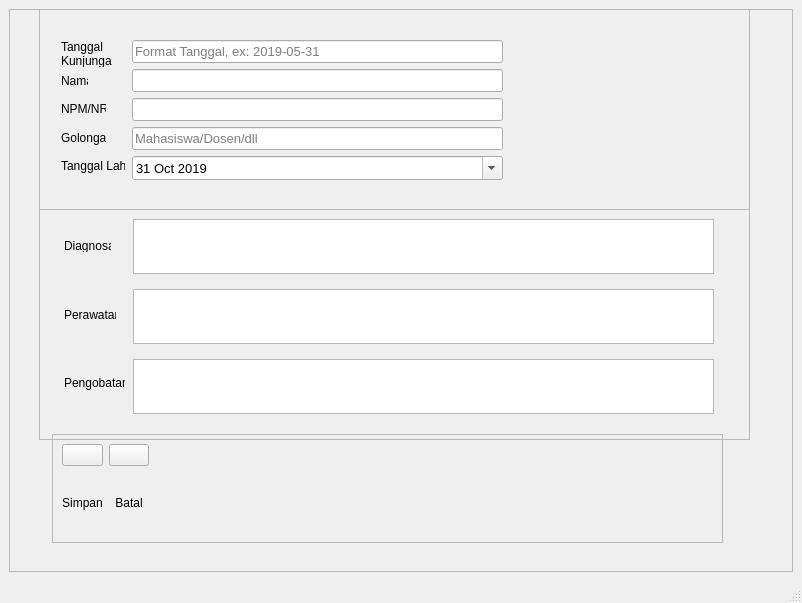
<?xml version="1.0" encoding="UTF-8"?>
<ui version="4.0">
 <class>MainWindow</class>
 <widget class="QMainWindow" name="MainWindow">
  <property name="geometry">
   <rect>
    <x>0</x>
    <y>0</y>
    <width>802</width>
    <height>603</height>
   </rect>
  </property>
  <property name="windowTitle">
   <string>MainWindow</string>
  </property>
  <widget class="QWidget" name="centralwidget">
   <layout class="QGridLayout" name="gridLayout">
    <item row="0" column="0">
     <widget class="QFrame" name="frame">
      <property name="frameShape">
       <enum>QFrame::StyledPanel</enum>
      </property>
      <property name="frameShadow">
       <enum>QFrame::Raised</enum>
      </property>
      <widget class="QFrame" name="frame_2">
       <property name="geometry">
        <rect>
         <x>43</x>
         <y>425</y>
         <width>671</width>
         <height>109</height>
        </rect>
       </property>
       <property name="frameShape">
        <enum>QFrame::StyledPanel</enum>
       </property>
       <property name="frameShadow">
        <enum>QFrame::Raised</enum>
       </property>
       <layout class="QGridLayout" name="gridLayout_2">
        <item row="0" column="2">
         <spacer name="horizontalSpacer">
          <property name="orientation">
           <enum>Qt::Horizontal</enum>
          </property>
          <property name="sizeHint" stdset="0">
           <size>
            <width>270</width>
            <height>20</height>
           </size>
          </property>
         </spacer>
        </item>
        <item row="0" column="0">
         <layout class="QVBoxLayout" name="verticalLayout_3">
          <item>
           <widget class="QPushButton" name="pushButton">
            <property name="text">
             <string/>
            </property>
            <property name="icon">
             <iconset resource="img_rsc.qrc">
              <normaloff>:/images/img/centang.png</normaloff>:/images/img/centang.png</iconset>
            </property>
            <property name="iconSize">
             <size>
              <width>60</width>
              <height>60</height>
             </size>
            </property>
           </widget>
          </item>
          <item>
           <widget class="QLabel" name="label_3">
            <property name="text">
             <string>Simpan</string>
            </property>
            <property name="alignment">
             <set>Qt::AlignCenter</set>
            </property>
           </widget>
          </item>
         </layout>
        </item>
        <item row="0" column="1">
         <layout class="QVBoxLayout" name="verticalLayout_2">
          <item>
           <widget class="QPushButton" name="pushButton_2">
            <property name="text">
             <string/>
            </property>
            <property name="icon">
             <iconset resource="img_rsc.qrc">
              <normaloff>:/images/img/silang.png</normaloff>:/images/img/silang.png</iconset>
            </property>
            <property name="iconSize">
             <size>
              <width>60</width>
              <height>60</height>
             </size>
            </property>
           </widget>
          </item>
          <item>
           <widget class="QLabel" name="label_8">
            <property name="text">
             <string>Batal</string>
            </property>
            <property name="alignment">
             <set>Qt::AlignCenter</set>
            </property>
           </widget>
          </item>
         </layout>
        </item>
       </layout>
      </widget>
      <widget class="QFrame" name="frame_3">
       <property name="geometry">
        <rect>
         <x>30</x>
         <y>-10</y>
         <width>711</width>
         <height>211</height>
        </rect>
       </property>
       <property name="inputMethodHints">
        <set>Qt::ImhNone</set>
       </property>
       <property name="frameShape">
        <enum>QFrame::StyledPanel</enum>
       </property>
       <property name="frameShadow">
        <enum>QFrame::Raised</enum>
       </property>
       <widget class="QWidget" name="layoutWidget">
        <property name="geometry">
         <rect>
          <x>93</x>
          <y>41</y>
          <width>371</width>
          <height>142</height>
         </rect>
        </property>
        <layout class="QVBoxLayout" name="verticalLayout">
         <item>
          <widget class="QLineEdit" name="lineEdit_3">
           <property name="font">
            <font>
             <pointsize>10</pointsize>
            </font>
           </property>
           <property name="placeholderText">
            <string>Format Tanggal, ex: 2019-05-31</string>
           </property>
          </widget>
         </item>
         <item>
          <widget class="QLineEdit" name="lineEdit">
           <property name="font">
            <font>
             <pointsize>10</pointsize>
            </font>
           </property>
          </widget>
         </item>
         <item>
          <widget class="QLineEdit" name="lineEdit_2">
           <property name="font">
            <font>
             <pointsize>10</pointsize>
            </font>
           </property>
           <property name="inputMethodHints">
            <set>Qt::ImhDialableCharactersOnly|Qt::ImhFormattedNumbersOnly|Qt::ImhPreferNumbers</set>
           </property>
           <property name="inputMask">
            <string>009</string>
           </property>
           <property name="text">
            <string/>
           </property>
           <property name="maxLength">
            <number>3</number>
           </property>
           <property name="clearButtonEnabled">
            <bool>false</bool>
           </property>
          </widget>
         </item>
         <item>
          <widget class="QLineEdit" name="lineEdit_7">
           <property name="font">
            <font>
             <pointsize>10</pointsize>
            </font>
           </property>
           <property name="placeholderText">
            <string>Mahasiswa/Dosen/dll</string>
           </property>
          </widget>
         </item>
         <item>
          <widget class="QDateEdit" name="dateEdit">
           <property name="font">
            <font>
             <pointsize>10</pointsize>
            </font>
           </property>
           <property name="autoFillBackground">
            <bool>false</bool>
           </property>
           <property name="calendarPopup">
            <bool>true</bool>
           </property>
           <property name="timeSpec">
            <enum>Qt::LocalTime</enum>
           </property>
           <property name="date">
            <date>
             <year>2019</year>
             <month>10</month>
             <day>31</day>
            </date>
           </property>
          </widget>
         </item>
        </layout>
       </widget>
       <widget class="QLabel" name="label_11">
        <property name="geometry">
         <rect>
          <x>22</x>
          <y>42</y>
          <width>51</width>
          <height>26</height>
         </rect>
        </property>
        <property name="text">
         <string>Tanggal 
Kunjungan</string>
        </property>
       </widget>
       <widget class="QLabel" name="label_9">
        <property name="geometry">
         <rect>
          <x>22</x>
          <y>74</y>
          <width>27</width>
          <height>16</height>
         </rect>
        </property>
        <property name="text">
         <string>Nama</string>
        </property>
       </widget>
       <widget class="QLabel" name="label">
        <property name="geometry">
         <rect>
          <x>22</x>
          <y>102</y>
          <width>45</width>
          <height>16</height>
         </rect>
        </property>
        <property name="text">
         <string>NPM/NRP</string>
        </property>
       </widget>
       <widget class="QLabel" name="label_4">
        <property name="geometry">
         <rect>
          <x>22</x>
          <y>131</y>
          <width>45</width>
          <height>16</height>
         </rect>
        </property>
        <property name="text">
         <string>Golongan</string>
        </property>
       </widget>
       <widget class="QLabel" name="label_2">
        <property name="geometry">
         <rect>
          <x>22</x>
          <y>159</y>
          <width>64</width>
          <height>16</height>
         </rect>
        </property>
        <property name="text">
         <string>Tanggal Lahir</string>
        </property>
       </widget>
      </widget>
      <widget class="QFrame" name="frame_4">
       <property name="geometry">
        <rect>
         <x>30</x>
         <y>200</y>
         <width>711</width>
         <height>231</height>
        </rect>
       </property>
       <property name="frameShape">
        <enum>QFrame::StyledPanel</enum>
       </property>
       <property name="frameShadow">
        <enum>QFrame::Raised</enum>
       </property>
       <widget class="QTextEdit" name="textEdit">
        <property name="geometry">
         <rect>
          <x>94</x>
          <y>10</y>
          <width>581</width>
          <height>55</height>
         </rect>
        </property>
        <property name="font">
         <font>
          <pointsize>10</pointsize>
         </font>
        </property>
        <property name="html">
         <string>&lt;!DOCTYPE HTML PUBLIC &quot;-//W3C//DTD HTML 4.0//EN&quot; &quot;http://www.w3.org/TR/REC-html40/strict.dtd&quot;&gt;
&lt;html&gt;&lt;head&gt;&lt;meta name=&quot;qrichtext&quot; content=&quot;1&quot; /&gt;&lt;style type=&quot;text/css&quot;&gt;
p, li { white-space: pre-wrap; }
&lt;/style&gt;&lt;/head&gt;&lt;body style=&quot; font-family:'MS Shell Dlg 2'; font-size:10pt; font-weight:400; font-style:normal;&quot;&gt;
&lt;p style=&quot;-qt-paragraph-type:empty; margin-top:0px; margin-bottom:0px; margin-left:0px; margin-right:0px; -qt-block-indent:0; text-indent:0px;&quot;&gt;&lt;br /&gt;&lt;/p&gt;&lt;/body&gt;&lt;/html&gt;</string>
        </property>
       </widget>
       <widget class="QLabel" name="label_6">
        <property name="geometry">
         <rect>
          <x>25</x>
          <y>98</y>
          <width>52</width>
          <height>16</height>
         </rect>
        </property>
        <property name="text">
         <string>Perawatan</string>
        </property>
       </widget>
       <widget class="QTextEdit" name="textEdit_2">
        <property name="geometry">
         <rect>
          <x>94</x>
          <y>80</y>
          <width>581</width>
          <height>55</height>
         </rect>
        </property>
        <property name="font">
         <font>
          <pointsize>10</pointsize>
         </font>
        </property>
       </widget>
       <widget class="QTextEdit" name="textEdit_3">
        <property name="geometry">
         <rect>
          <x>94</x>
          <y>150</y>
          <width>581</width>
          <height>55</height>
         </rect>
        </property>
        <property name="font">
         <font>
          <pointsize>10</pointsize>
         </font>
        </property>
       </widget>
       <widget class="QLabel" name="label_5">
        <property name="geometry">
         <rect>
          <x>25</x>
          <y>30</y>
          <width>47</width>
          <height>13</height>
         </rect>
        </property>
        <property name="text">
         <string>Diagnosa</string>
        </property>
       </widget>
       <widget class="QLabel" name="label_7">
        <property name="geometry">
         <rect>
          <x>25</x>
          <y>166</y>
          <width>61</width>
          <height>16</height>
         </rect>
        </property>
        <property name="text">
         <string>Pengobatan</string>
        </property>
       </widget>
      </widget>
     </widget>
    </item>
   </layout>
  </widget>
  <widget class="QMenuBar" name="menubar">
   <property name="geometry">
    <rect>
     <x>0</x>
     <y>0</y>
     <width>802</width>
     <height>21</height>
    </rect>
   </property>
  </widget>
  <widget class="QStatusBar" name="statusbar"/>
 </widget>
 <resources>
  <include location="img_rsc.qrc"/>
 </resources>
 <connections/>
</ui>
